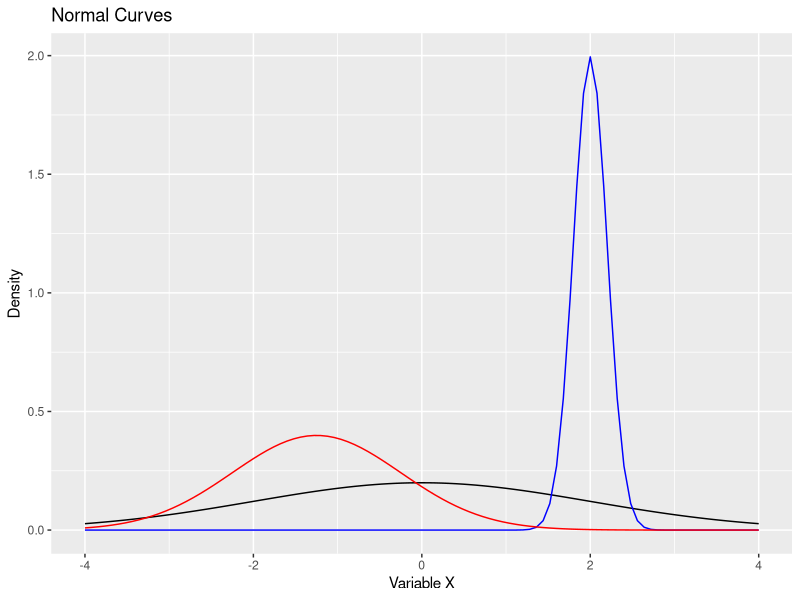
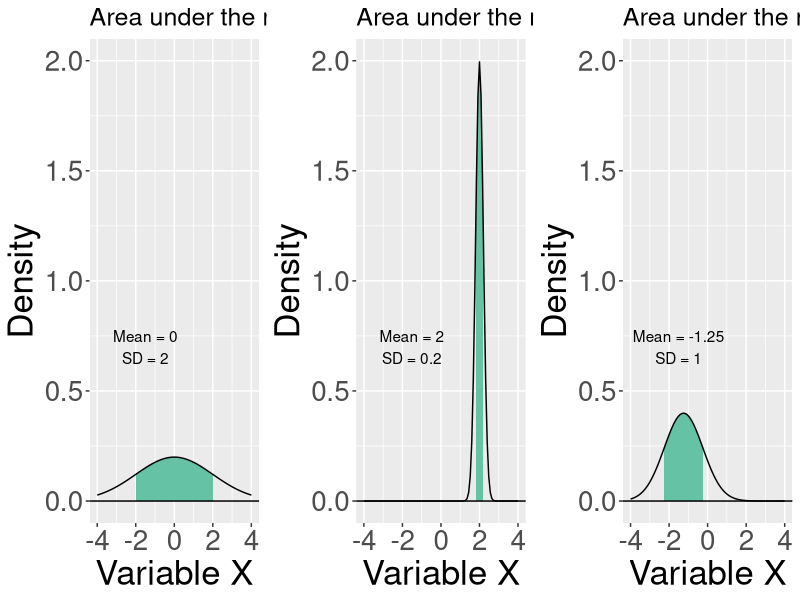

Reproduce these figures in R, in order.
## ---- chunk 1
library(tidyverse)
library(ggpubr)
# make it pretty
colors = RColorBrewer::brewer.pal(4, "Set2")
## ---- chunk 2
#| code-fold: true
#| 
ggplot(data.frame(x = seq(-4, 4)), aes(x)) +
  stat_function(fun = function(x) dnorm(x, mean = 0, sd = 2)) +
  stat_function(fun = function(x) dnorm(x, mean = 2, sd = .2), color = "blue") +
  stat_function(fun = function(x) dnorm(x, mean = -1.25, sd = 1), color = "red") +
  scale_x_continuous("Variable X") +
  scale_y_continuous("Density") +
  ggtitle("Normal Curves")
## ---- chunk 3
#| code-fold: true
p1 = ggplot(data.frame(x = seq(-4, 4)), aes(x)) +
stat_function(fun = function(x) dnorm(x, mean = 0, sd = 2) , 
                xlim = c(0-2, 0+2),
                geom = "area", fill = colors[1]) +
  stat_function(fun = function(x) dnorm(x, mean = 0, sd = 2)) +
  geom_hline(aes(yintercept = 0)) +
  annotate("text", x = -1.5, y = 0.75, label = "Mean = 0") +
  annotate("text", x = -1.5, y = 0.65, label = "SD = 2") +
  scale_x_continuous("Variable X") +
  scale_y_continuous("Density", limits = c(0,2))+
  ggtitle("Area under the normal curve") +
  theme(text = element_text(size = 25), 
        plot.title = element_text(size = 18))

p2 = ggplot(data.frame(x = seq(-4, 4)), aes(x)) +
stat_function(fun = function(x) dnorm(x, mean = 2, sd = .2) , 
                xlim = c(2-.2, 2+.2),
                geom = "area", fill = colors[1]) +
  stat_function(fun = function(x) dnorm(x, mean = 2, sd = .2)) +
  geom_hline(aes(yintercept = 0)) +
  annotate("text", x = -1.5, y = 0.75, label = "Mean = 2") +
  annotate("text", x = -1.5, y = 0.65, label = "SD = 0.2") +
  scale_x_continuous("Variable X") +
  scale_y_continuous("Density", limits = c(0,2))+
  ggtitle("Area under the normal curve")+
  theme(text = element_text(size = 25), 
        plot.title = element_text(size = 18))

p3 = ggplot(data.frame(x = seq(-4, 4)), aes(x)) +
stat_function(fun = function(x) dnorm(x, mean = -1.25, sd = 1) , 
                xlim = c(-1.25-1, -1.25+1),
                geom = "area", fill = colors[1]) +
  stat_function(fun = function(x) dnorm(x, mean = -1.25, sd = 1)) +
  geom_hline(aes(yintercept = 0)) +
  annotate("text", x = -1.5, y = 0.75, label = "Mean = -1.25") +
  annotate("text", x = -1.5, y = 0.65, label = "SD = 1") +
  scale_x_continuous("Variable X") +
  scale_y_continuous("Density", limits = c(0,2))+
  ggtitle("Area under the normal curve")+
  theme(text = element_text(size = 25), 
        plot.title = element_text(size = 18))

ggarrange(p1, p2, p3, ncol = 3)
